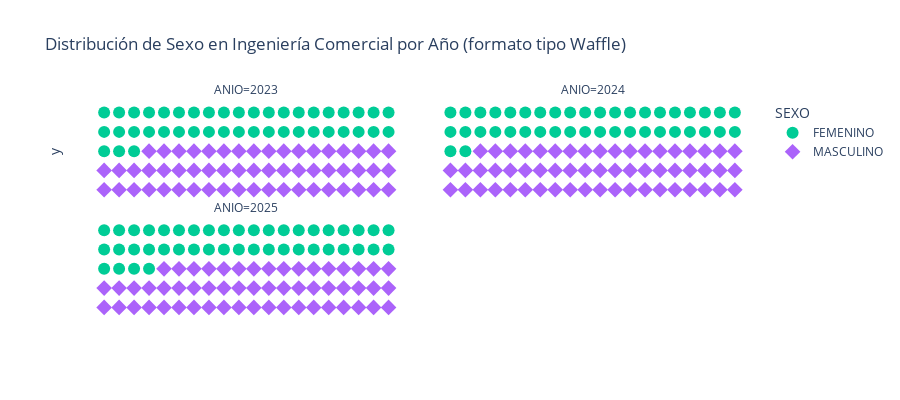

The cell this chart's notebook holds for it:
### Code cell
import pandas as pd
import plotly.express as px
import plotly.graph_objects as go

# Filtrar carreras de interés
df_filtrado = base_total[
    base_total["CARRERA"].str.lower().str.contains("ingeniería comercial")
].copy()

# Asegurar ANIO como string
df_filtrado["ANIO"] = df_filtrado["ANIO"].astype(str)

# Agrupar y calcular proporciones
df_n = df_filtrado.groupby(["ANIO", "SEXO", "CARRERA"]).size().reset_index(name="N")
df_n["TOTAL"] = df_n.groupby(["ANIO", "CARRERA"])["N"].transform("sum")
df_n["PROPORCION"] = df_n["N"] / df_n["TOTAL"]

# Crear data para waffles
waffle_data = []

rows = 5
cols = 20  # 5x20 = 100 bloques

for (anio, carrera), group in df_n.groupby(["ANIO", "CARRERA"]):
    blocks = []
    for _, row in group.iterrows():
        count = int(round(row["PROPORCION"] * rows * cols))
        blocks.extend([row["SEXO"]] * count)
    
    # Limitar a 100 bloques exactos
    blocks = blocks[:rows * cols]

    # Generar coordenadas x, y para cada bloque
    x = [i % cols for i in range(len(blocks))]
    y = [-(i // cols) for i in range(len(blocks))]  # Negativo para apilar de arriba hacia abajo
    waffle_df = pd.DataFrame({
        "x": x,
        "y": y,
        "SEXO": blocks
    })
    waffle_df["ANIO"] = anio
    waffle_df["CARRERA"] = carrera
    waffle_data.append(waffle_df)

# Concatenar
df_waffle = pd.concat(waffle_data, ignore_index=True)

# Crear gráfico interactivo
fig = px.scatter(
    df_waffle,
    x="x",
    y="y",
    color="SEXO",
    facet_col="ANIO",
    facet_col_wrap=2,
    symbol="SEXO",
    title="Distribución de Sexo en Ingeniería Comercial por Año (formato tipo Waffle)",
    color_discrete_map={"M": "#4c72b0", "F": "#dd8452"},
)

# Ajustes visuales
fig.update_traces(marker=dict(size=12), selector=dict(mode='markers'))
fig.update_layout(
    showlegend=True,
    xaxis=dict(visible=False),
    yaxis=dict(visible=False),
    plot_bgcolor="white",
    height=400,
)
fig.for_each_xaxis(lambda ax: ax.update(showticklabels=False))
fig.for_each_yaxis(lambda ax: ax.update(showticklabels=False))

fig.show()

### Figure 1 — Plotly figure (JSON) as saved in the notebook; plotly's stock layout.template omitted (floating-point values rounded to 4 significant figures)
{"data": [{"hovertemplate": "SEXO=FEMENINO<br>ANIO=2023<br>x=%{x}<br>y=%{y}<extra></extra>", "legendgroup": "FEMENINO", "marker": {"color": "#00cc96", "size": 12, "symbol": "circle"}, "mode": "markers", "name": "FEMENINO", "orientation": "v", "showlegend": true, "type": "scatter", "x": [0, 1, 2, 3, 4, 5, 6, 7, 8, 9, 10, 11, 12, 13, 14, 15, 16, 17, 18, 19, 0, 1, 2, 3, 4, 5, 6, 7, 8, 9, 10, 11, 12, 13, 14, 15, 16, 17, 18, 19, 0, 1, 2], "xaxis": "x3", "y": [0, 0, 0, 0, 0, 0, 0, 0, 0, 0, 0, 0, 0, 0, 0, 0, 0, 0, 0, 0, -1, -1, -1, -1, -1, -1, -1, -1, -1, -1, -1, -1, -1, -1, -1, -1, -1, -1, -1, -1, -2, -2, -2], "yaxis": "y3"}, {"hovertemplate": "SEXO=FEMENINO<br>ANIO=2024<br>x=%{x}<br>y=%{y}<extra></extra>", "legendgroup": "FEMENINO", "marker": {"color": "#00cc96", "size": 12, "symbol": "circle"}, "mode": "markers", "name": "FEMENINO", "orientation": "v", "showlegend": false, "type": "scatter", "x": [0, 1, 2, 3, 4, 5, 6, 7, 8, 9, 10, 11, 12, 13, 14, 15, 16, 17, 18, 19, 0, 1, 2, 3, 4, 5, 6, 7, 8, 9, 10, 11, 12, 13, 14, 15, 16, 17, 18, 19, 0, 1], "xaxis": "x4", "y": [0, 0, 0, 0, 0, 0, 0, 0, 0, 0, 0, 0, 0, 0, 0, 0, 0, 0, 0, 0, -1, -1, -1, -1, -1, -1, -1, -1, -1, -1, -1, -1, -1, -1, -1, -1, -1, -1, -1, -1, -2, -2], "yaxis": "y4"}, {"hovertemplate": "SEXO=FEMENINO<br>ANIO=2025<br>x=%{x}<br>y=%{y}<extra></extra>", "legendgroup": "FEMENINO", "marker": {"color": "#00cc96", "size": 12, "symbol": "circle"}, "mode": "markers", "name": "FEMENINO", "orientation": "v", "showlegend": false, "type": "scatter", "x": [0, 1, 2, 3, 4, 5, 6, 7, 8, 9, 10, 11, 12, 13, 14, 15, 16, 17, 18, 19, 0, 1, 2, 3, 4, 5, 6, 7, 8, 9, 10, 11, 12, 13, 14, 15, 16, 17, 18, 19, 0, 1, 2, 3], "xaxis": "x", "y": [0, 0, 0, 0, 0, 0, 0, 0, 0, 0, 0, 0, 0, 0, 0, 0, 0, 0, 0, 0, -1, -1, -1, -1, -1, -1, -1, -1, -1, -1, -1, -1, -1, -1, -1, -1, -1, -1, -1, -1, -2, -2, -2, -2], "yaxis": "y"}, {"hovertemplate": "SEXO=MASCULINO<br>ANIO=2023<br>x=%{x}<br>y=%{y}<extra></extra>", "legendgroup": "MASCULINO", "marker": {"color": "#ab63fa", "size": 12, "symbol": "diamond"}, "mode": "markers", "name": "MASCULINO", "orientation": "v", "showlegend": true, "type": "scatter", "x": [3, 4, 5, 6, 7, 8, 9, 10, 11, 12, 13, 14, 15, 16, 17, 18, 19, 0, 1, 2, 3, 4, 5, 6, 7, 8, 9, 10, 11, 12, 13, 14, 15, 16, 17, 18, 19, 0, 1, 2, 3, 4, 5, 6, 7, 8, 9, 10, 11, 12, 13, 14, 15, 16, 17, 18, 19], "xaxis": "x3", "y": [-2, -2, -2, -2, -2, -2, -2, -2, -2, -2, -2, -2, -2, -2, -2, -2, -2, -3, -3, -3, -3, -3, -3, -3, -3, -3, -3, -3, -3, -3, -3, -3, -3, -3, -3, -3, -3, -4, -4, -4, -4, -4, -4, -4, -4, -4, -4, -4, -4, -4, -4, -4, -4, -4, -4, -4, -4], "yaxis": "y3"}, {"hovertemplate": "SEXO=MASCULINO<br>ANIO=2024<br>x=%{x}<br>y=%{y}<extra></extra>", "legendgroup": "MASCULINO", "marker": {"color": "#ab63fa", "size": 12, "symbol": "diamond"}, "mode": "markers", "name": "MASCULINO", "orientation": "v", "showlegend": false, "type": "scatter", "x": [2, 3, 4, 5, 6, 7, 8, 9, 10, 11, 12, 13, 14, 15, 16, 17, 18, 19, 0, 1, 2, 3, 4, 5, 6, 7, 8, 9, 10, 11, 12, 13, 14, 15, 16, 17, 18, 19, 0, 1, 2, 3, 4, 5, 6, 7, 8, 9, 10, 11, 12, 13, 14, 15, 16, 17, 18, 19], "xaxis": "x4", "y": [-2, -2, -2, -2, -2, -2, -2, -2, -2, -2, -2, -2, -2, -2, -2, -2, -2, -2, -3, -3, -3, -3, -3, -3, -3, -3, -3, -3, -3, -3, -3, -3, -3, -3, -3, -3, -3, -3, -4, -4, -4, -4, -4, -4, -4, -4, -4, -4, -4, -4, -4, -4, -4, -4, -4, -4, -4, -4], "yaxis": "y4"}, {"hovertemplate": "SEXO=MASCULINO<br>ANIO=2025<br>x=%{x}<br>y=%{y}<extra></extra>", "legendgroup": "MASCULINO", "marker": {"color": "#ab63fa", "size": 12, "symbol": "diamond"}, "mode": "markers", "name": "MASCULINO", "orientation": "v", "showlegend": false, "type": "scatter", "x": [4, 5, 6, 7, 8, 9, 10, 11, 12, 13, 14, 15, 16, 17, 18, 19, 0, 1, 2, 3, 4, 5, 6, 7, 8, 9, 10, 11, 12, 13, 14, 15, 16, 17, 18, 19, 0, 1, 2, 3, 4, 5, 6, 7, 8, 9, 10, 11, 12, 13, 14, 15, 16, 17, 18, 19], "xaxis": "x", "y": [-2, -2, -2, -2, -2, -2, -2, -2, -2, -2, -2, -2, -2, -2, -2, -2, -3, -3, -3, -3, -3, -3, -3, -3, -3, -3, -3, -3, -3, -3, -3, -3, -3, -3, -3, -3, -4, -4, -4, -4, -4, -4, -4, -4, -4, -4, -4, -4, -4, -4, -4, -4, -4, -4, -4, -4], "yaxis": "y"}], "layout": {"annotations": [{"font": {}, "showarrow": false, "text": "ANIO=2025", "x": 0.245, "xanchor": "center", "xref": "paper", "y": 0.465, "yanchor": "bottom", "yref": "paper"}, {"font": {}, "showarrow": false, "text": "ANIO=2023", "x": 0.245, "xanchor": "center", "xref": "paper", "y": 1.0, "yanchor": "bottom", "yref": "paper"}, {"font": {}, "showarrow": false, "text": "ANIO=2024", "x": 0.755, "xanchor": "center", "xref": "paper", "y": 1.0, "yanchor": "bottom", "yref": "paper"}], "height": 400, "legend": {"title": {"text": "SEXO"}, "tracegroupgap": 0}, "plot_bgcolor": "white", "showlegend": true, "title": {"text": "Distribución de Sexo en Ingeniería Comercial por Año (formato tipo Waffle)"}, "xaxis": {"anchor": "y", "domain": [0, 0.49], "showticklabels": false, "title": {"text": "x"}, "visible": false}, "xaxis2": {"anchor": "y2", "domain": [0.51, 1], "matches": "x", "showticklabels": false, "title": {"text": "x"}}, "xaxis3": {"anchor": "y3", "domain": [0, 0.49], "matches": "x", "showticklabels": false}, "xaxis4": {"anchor": "y4", "domain": [0.51, 1], "matches": "x", "showticklabels": false}, "yaxis": {"anchor": "x", "domain": [0, 0.465], "showticklabels": false, "title": {"text": "y"}, "visible": false}, "yaxis2": {"anchor": "x2", "domain": [0, 0.465], "matches": "y", "showticklabels": false}, "yaxis3": {"anchor": "x3", "domain": [0.535, 1.0], "matches": "y", "showticklabels": false, "title": {"text": "y"}}, "yaxis4": {"anchor": "x4", "domain": [0.535, 1.0], "matches": "y", "showticklabels": false}}}
